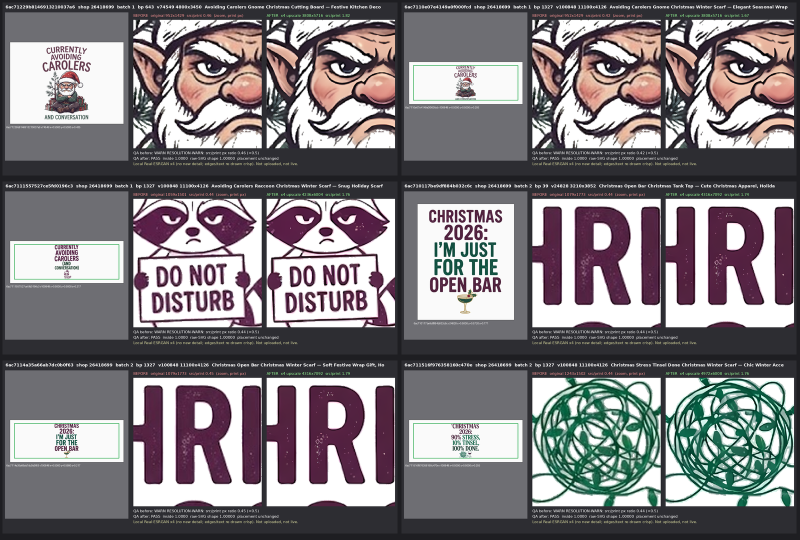
#> input picture work/d6_warn_disposition/contact_sheet_1.png, 1600 x 1080 px (shown at 1/2 size)
$ python -i before_after.py   (imports and definitions only)
#> lines starting #> are read from the running program, lines starting #| are printed output that depends on the picture
#> further down, picture is the input picture: PIL image 1600x1080 RGB; mean R, G, B 128.3, 123.4, 127.3
"""Before/after images (<=1600px wide) for FIXED rows + contact sheets. Usage: python3 -I before_after.py"""
import os, sys, json, numpy as np
sys.path.insert(0, os.path.dirname(os.path.abspath(__file__)))
from PIL import Image, ImageDraw, ImageFont
from scipy import ndimage
import overlay as O, qa_after as Q, csv
Image.MAX_IMAGE_PIXELS = None
# [1 line not run here, left out]
F = ImageFont.truetype('/usr/share/fonts/truetype/dejavu/DejaVuSans.ttf', 15); FB = ImageFont.truetype('/usr/share/fonts/truetype/dejavu/DejaVuSans-Bold.ttf', 17)
# [2 lines not run here, left out]
def on(im, c=(255, 255, 255)):
#> called with c = (255, 255, 255)
    b = Image.new('RGBA', im.size, c + (255,)); b.alpha_composite(im.convert('RGBA')); return b.convert('RGB')
#> after `b = Image.new('RGBA', im.size, c + (255,))`: b: PIL image 1600x1080 RGBA; every value is 255
def fit(im, w, h):
    im = im.copy(); im.thumbnail((w, h), Image.LANCZOS); c = Image.new('RGB', (w, h), (110, 110, 115)); c.paste(im, ((w - im.width) // 2, (h - im.height) // 2)); return c
def zoom_box(orig):  # densest-edge window, 22% of width, in normalized coords
    a = np.asarray(orig.convert('RGBA')).astype(float); g = np.asarray(on(orig).convert('L')).astype(float)
#> after `g = np.asarray(on(orig).convert('L')).astype(float)`:
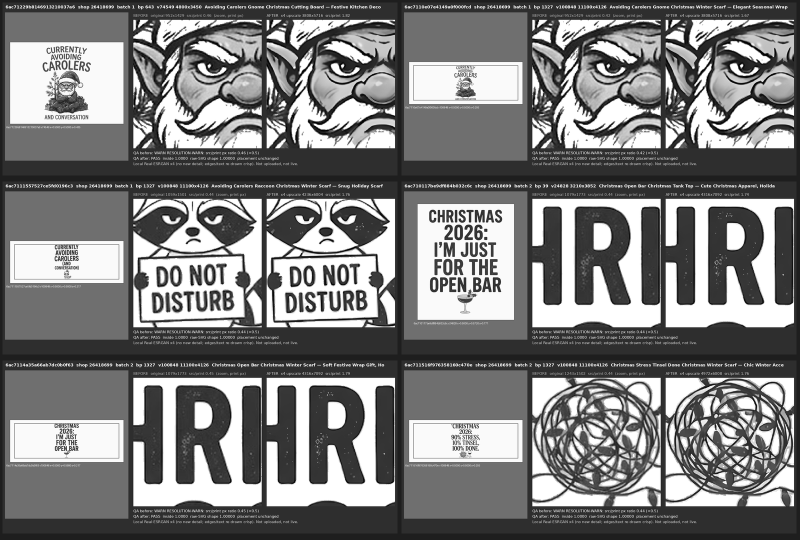
#> g: shape (1080, 1600) float64 (shown at 1/2 size); min 0, max 255, mean 125.4
    e = np.hypot(ndimage.sobel(g, 0), ndimage.sobel(g, 1)) * (a[..., 3] > 16)
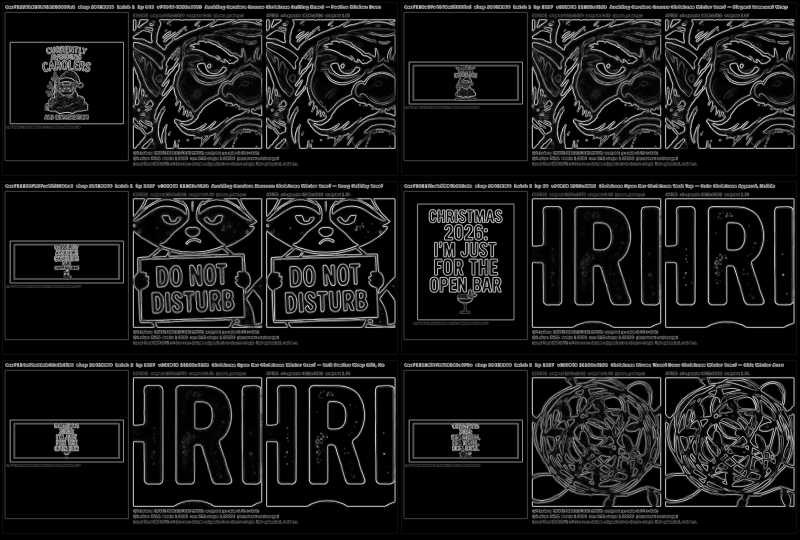
#> e: shape (1080, 1600) float64 (shown at 1/2 size); min 0, max 1046.6, mean 99.8; drawn with min black and max white
    s = max(8, int(orig.width * 0.22)); ii = ndimage.uniform_filter(e, s)
#> after `s = max(8, int(orig.width * 0.22))`: s = 352
#> after `ii = ndimage.uniform_filter(e, s)`:
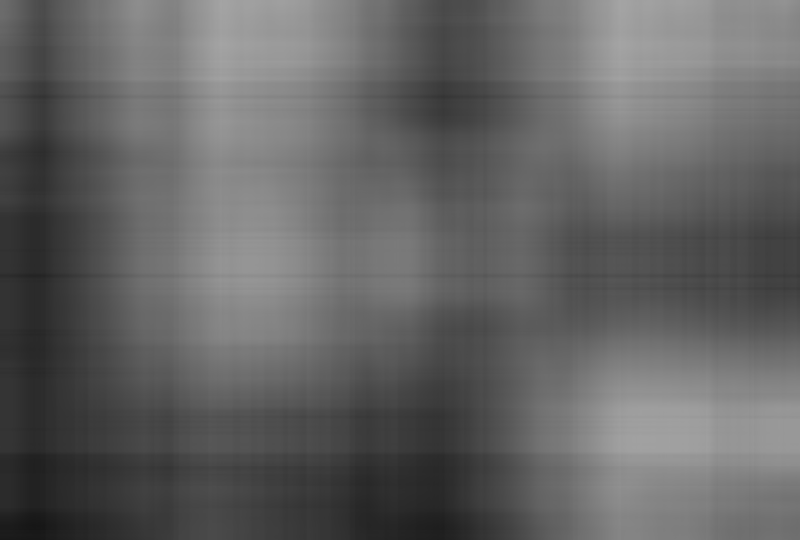
#> ii: shape (1080, 1600) float64 (shown at 1/2 size); min 22.3, max 164.9, mean 99.8
    y, x = np.unravel_index(ii.argmax(), ii.shape)
#> y = 87; x = 1240
    return (max(0, x - s // 2) / orig.width, max(0, y - s // 2) / orig.height, s / orig.width, s / orig.height)
# [41 lines not run here, left out]
# contact sheets: 2 columns x 3 rows, each tile 790x346
pids = list(Q.FIX)
# [6 lines not run here, left out]

>>> from PIL import Image
>>> picture = Image.open('../contact_sheet_1.png')
>>> result = zoom_box(picture)
#> result = (0.665, 0, 0.22, 0.326)
